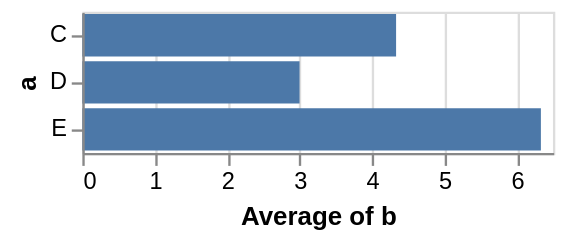

The Vega-Lite source for this figure:
### Vega specification from a JSON file in a GitHub repository (floating-point values rounded to 4 significant figures)
{"$schema": "https://vega.github.io/schema/vega/v5.json", "autosize": "pad", "padding": 5, "width": 200, "style": "cell", "data": [{"name": "source_0", "values": [{"a": "C", "b": 2}, {"a": "C", "b": 7}, {"a": "C", "b": 4}, {"a": "D", "b": 1}, {"a": "D", "b": 2}, {"a": "D", "b": 6}, {"a": "E", "b": 8}, {"a": "E", "b": 4}, {"a": "E", "b": 7}]}, {"name": "data_0", "source": "source_0", "transform": [{"type": "aggregate", "groupby": ["a"], "ops": ["average"], "fields": ["b"], "as": ["average_b"]}]}], "signals": [{"name": "y_step", "value": 20}, {"name": "height", "update": "bandspace(domain('y').length, 0.1, 0.05) * y_step"}], "marks": [{"name": "marks", "type": "rect", "style": ["bar"], "from": {"data": "data_0"}, "encode": {"update": {"fill": [{"test": "datum[\"average_b\"] === null || isNaN(datum[\"average_b\"])", "value": null}, {"value": "#4c78a8"}], "tooltip": {"signal": "{\"a\": ''+datum[\"a\"], \"Average of b\": format(datum[\"average_b\"], \"\")}"}, "x": {"scale": "x", "field": "average_b"}, "x2": {"scale": "x", "value": 0}, "y": {"scale": "y", "field": "a"}, "height": {"scale": "y", "band": true}}}}], "scales": [{"name": "x", "type": "linear", "domain": {"data": "data_0", "field": "average_b"}, "range": [0, {"signal": "width"}], "nice": true, "zero": true}, {"name": "y", "type": "band", "domain": {"data": "data_0", "field": "a", "sort": true}, "range": {"step": {"signal": "y_step"}}, "paddingInner": 0.1, "paddingOuter": 0.05}], "axes": [{"scale": "x", "orient": "bottom", "grid": false, "title": "Average of b", "labelFlush": true, "labelOverlap": true, "tickCount": {"signal": "ceil(width/40)"}, "zindex": 1}, {"scale": "x", "orient": "bottom", "gridScale": "y", "grid": true, "tickCount": {"signal": "ceil(width/40)"}, "domain": false, "labels": false, "maxExtent": 0, "minExtent": 0, "ticks": false, "zindex": 0}, {"scale": "y", "orient": "left", "grid": false, "title": "a", "zindex": 1}]}
